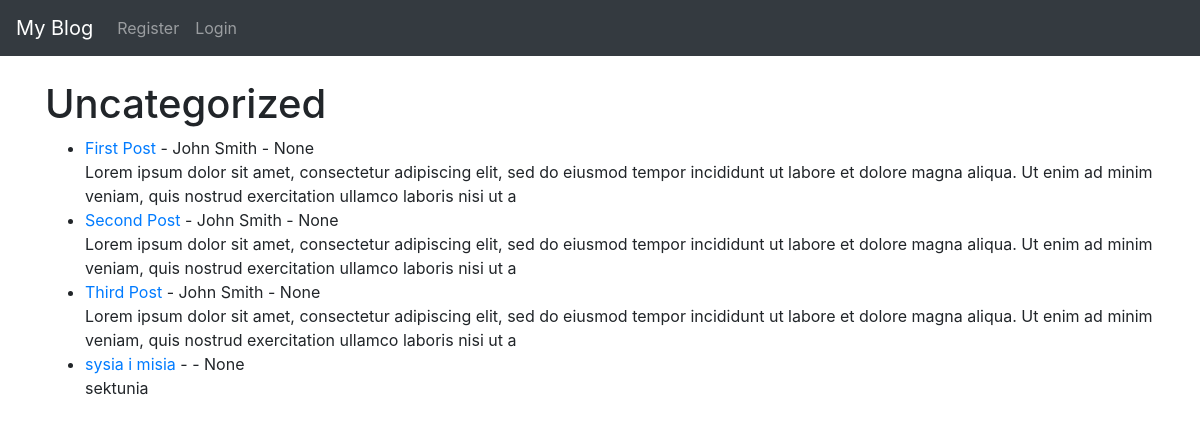
The page /category/uncategorized on the database as committed earlier.
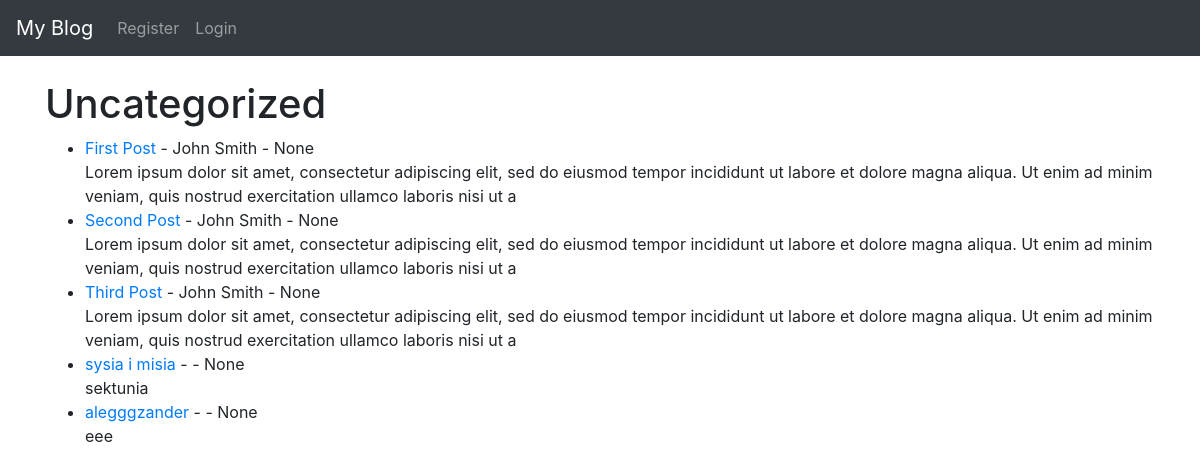
The same page on the database as committed later.
### theblog/models.py (models this page shows, shortened)
class Post(models.Model):
    title = models.CharField(max_length=255)
    title_tag = models.CharField(max_length=255)
    author = models.ForeignKey(User, on_delete=models.CASCADE)
    body = models.TextField()
    category = models.CharField(max_length=255, default='uncategorized')
    created_at = models.DateTimeField(default=timezone.now)
    updated_at = models.DateTimeField(auto_now=True)
    post_date = models.DateField(auto_now_add=True)
    is_public = models.BooleanField(default=True)
    password = models.CharField(max_length=50, blank=True, null=True)
    image = models.ImageField(upload_to='images/', null=True, blank=True)
    media_link = models.URLField(max_length=200, null=True, blank=True)

### theblog/views.py (the view)
# urls.py: path('category/<str:cats>', CategoryView, name='category'),
def CategoryView(request, cats):
    category_posts = Post.objects.filter(category=cats.replace('-', ' '))
    return render(request, 'categories.html', {'cats':cats.title().replace('-', ' '), 'category_posts': category_posts})

### theblog/templates/categories.html (shortened to what this page needs)
{% extends 'base.html' %}
{% block content %}
    {% if category_posts %}
    <h1>{{ cats }}</h1>
    <ul>
    {% for post in category_posts %}
        <li><a href="{% url 'article-detail' post.pk %}">
        {{ post.title }}</a>
        - {{ post.author.first_name }}
        {{ post.author.last_name }} -
		{{ post.post_date }} <br/>
	{{ post.body|slice:":200"|safe }}</li>
    {% endfor %}
    </ul>
    {% else %}
        <h2> Sorry this page doesn't exist.</h2>
    {% endif %}
{% endblock %}

Rows that differ between the two databases and show on the page:
added Post: title "alegggzander", post_date "None", body "eee"
